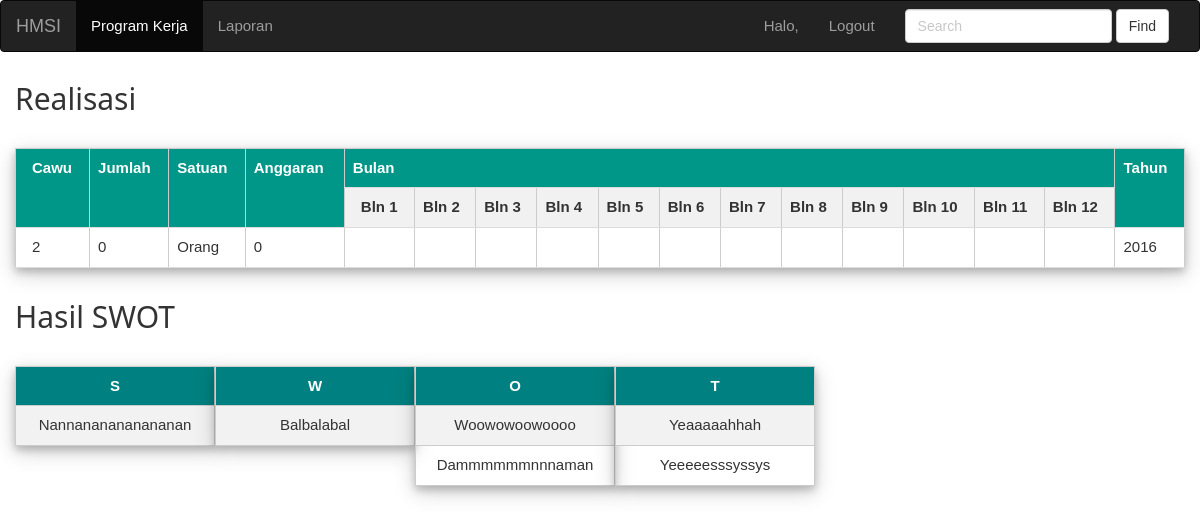
/hasil-swot-riset.php?kode_res=5, run on the app's committed database.
### tables this page shows
CREATE TABLE IF NOT EXISTS `realisasi` (
`kode_res` int(11) NOT NULL,
  `kode_prog` char(5) NOT NULL,
  `cawu` int(11) NOT NULL,
  `jumlah` int(11) NOT NULL,
  `satuan` char(10) NOT NULL,
  `anggaran` int(11) NOT NULL,
  `rel_bln1` char(1) DEFAULT NULL,
  `rel_bln2` char(1) DEFAULT NULL,
  `rel_bln3` char(1) DEFAULT NULL,
  `rel_bln4` char(1) DEFAULT NULL,
  `rel_bln5` char(1) DEFAULT NULL,
  `rel_bln6` char(1) DEFAULT NULL,
  `rel_bln7` char(1) DEFAULT NULL,
  `rel_bln8` char(1) DEFAULT NULL,
  `rel_bln9` char(1) DEFAULT NULL,
  `rel_bln10` char(1) DEFAULT NULL,
  `rel_bln11` char(1) DEFAULT NULL,
  `rel_bln12` char(1) DEFAULT NULL,
  `tahun` char(4) NOT NULL
);

CREATE TABLE IF NOT EXISTS `swot` (
`kode_swot` int(11) NOT NULL,
  `kode_res` char(5) NOT NULL,
  `ket_swot` longtext,
  `tipe_swot` char(1) NOT NULL,
  `tahun` char(4) NOT NULL
);

### hasil-swot-riset.php (the view, shortened to what this page needs)
<!DOCTYPE html>
<html>
<head>
    <link rel="stylesheet" href="css/bootstrap.min.css">
	<link rel="stylesheet" href="css/styles2.css">
	<link rel="stylesheet" href="css/W3.css">
</head>
<body>
	<nav class="navbar navbar-inverse">
	  <div class="container-fluid">
		<div class="navbar-header">
		  <a class="navbar-brand" href="index-riset.php">HMSI</a></li>
		</div>
		<div class="collapse navbar-collapse" id="bs-example-navbar-collapse-1">
		  <ul class="nav navbar-nav">
			<li class="active"><a href="index-riset.php">Program Kerja <span class="sr-only">(current)</span></a></li>
			<li class><a href="laporan.php" target="_blank">Laporan <span class="sr-only">(current)</span></a></li>
		  </ul>
		  <form class="navbar-form navbar-right" role="search">
			<div class="form-group">
			  <input type="text" class="form-control" placeholder="Search">
			</div>
			<button type="submit" class="btn btn-default">Find</button>
		  </form>
		  <ul class="nav navbar-nav navbar-right">
			<li>
				<a href="" class="dropdown-toggle" data-toggle="dropdown" role="button" aria-haspopup="true" aria-expanded="false">
					<span class="glyphicon glyphicon-user" aria-hidden="true"></span><?PHP
						if(isset($_POST['username']))
						echo "Halo, ".$_POST['username']."<br>";
						else
						echo "Halo, ".$_COOKIE['username']."<br>";
					?>
				</a>
			</li>
			<li><a href="logout.php">Logout</a></li>
		  </ul>
		</div>
	  </div>
	</nav>
	<div class="col-md-12">
	<h2>Realisasi</h2>
	<table class="w3-table-all w3-card-4" cellpadding="5" cellspacing="0" border="1">
		<tr class="w3-teal">
			<th rowspan="2">Cawu</th>
			<th rowspan="2">Jumlah</th>
			<th rowspan="2">Satuan</th>
			<th rowspan="2">Anggaran</th>
			<th colspan="12">Bulan</th>
			<th rowspan="2">Tahun</th>
		</tr>
		<tr>
				<th>Bln 1</th>
				<th>Bln 2</th>
				<th>Bln 3</th>
				<th>Bln 4</th>
				<th>Bln 5</th>
				<th>Bln 6</th>
				<th>Bln 7</th>
				<th>Bln 8</th>
				<th>Bln 9</th>
				<th>Bln 10</th>
				<th>Bln 11</th>
				<th>Bln 12</th>
		</tr>
		<?php
		$kode = $_GET['kode_res'];
		$query = mysql_query("SELECT * FROM realisasi WHERE kode_res='$kode'") or die(mysql_error());
		if(mysql_num_rows($query) == 0){
			echo '<tr><td colspan="6">Tidak ada data!</td></tr>';
		}else{
			echo "<br>";
			while($data = mysql_fetch_assoc($query)){
				echo '<tr style="height: 40px; text-align: center;">';
					echo '<td>'.$data['cawu'].'</td>';
					echo '<td>'.$data['jumlah'].'</td>';
					echo '<td>'.$data['satuan'].'</td>';
					echo '<td>'.$data['anggaran'].'</td>';
					echo '<td>'.$data['rel_bln1'].'</td>';
					echo '<td>'.$data['rel_bln2'].'</td>';
					echo '<td>'.$data['rel_bln3'].'</td>';
					echo '<td>'.$data['rel_bln4'].'</td>';
					echo '<td>'.$data['rel_bln5'].'</td>';
					echo '<td>'.$data['rel_bln6'].'</td>';
					echo '<td>'.$data['rel_bln7'].'</td>';
					echo '<td>'.$data['rel_bln8'].'</td>';
					echo '<td>'.$data['rel_bln9'].'</td>';
					echo '<td>'.$data['rel_bln10'].'</td>';
					echo '<td>'.$data['rel_bln11'].'</td>';
					echo '<td>'.$data['rel_bln12'].'</td>';
					echo '<td>'.$data['tahun'].'</td>';
				echo '</tr>';
			}
		}
		?>
	</table>
    <h2>Hasil SWOT</h2>
	<br/>
	<table>
		<tr>
			<td valign="top">
			<table class="w3-card-4" cellpadding="5" cellspacing="0" border="1" style="border-style:solid; border-color: #ccc">
				<tr style="background-color:teal; color:white">
					<th>S</th>
				</tr>
				<?php
				$kode = $_GET['kode_res'];
				$query = mysql_query("SELECT * FROM swot WHERE kode_res='$kode' AND tipe_swot='S'") or die(mysql_error());
				if(mysql_num_rows($query) == 0){
					echo '<tr><td colspan="6">-</td></tr>';
				}else{
					while($data = mysql_fetch_assoc($query)){
						echo '<tr style="height: 40px; text-align: center;">';
							echo '<td>'.$data['ket_swot'].'</td>';
						echo '</tr>';
					}
				}
				?>
			</table>
			</td>
			<td valign="top">
			<table class="w3-card-4" cellpadding="5" cellspacing="0" border="1" style="border-style:solid; border-color: #ccc">
				<tr style="background-color:teal; color:white">
					<th>W</th>
				</tr>
				<?php
				$kode = $_GET['kode_res'];
				$query = mysql_query("SELECT * FROM swot WHERE kode_res='$kode' AND tipe_swot='W'") or die(mysql_error());
				if(mysql_num_rows($query) == 0){
					echo '<tr><td colspan="6">-</td></tr>';
				}else{
					while($data = mysql_fetch_assoc($query)){
						echo '<tr style="height: 40px; text-align: center;">';
							echo '<td>'.$data['ket_swot'].'</td>';
						echo '</tr>';
					}
				}
				?>
			</table>
			</td>
			<td valign="top">
			<table class="w3-card-4" cellpadding="5" cellspacing="0" border="1" style="border-style:solid; border-color: #ccc">
				<tr style="background-color:teal; color:white">
					<th>O</th>
				</tr>
				<?php
				$kode = $_GET['kode_res'];
				$query = mysql_query("SELECT * FROM swot WHERE kode_res='$kode' AND tipe_swot='O'") or die(mysql_error());
				if(mysql_num_rows($query) == 0){
					echo '<tr><td colspan="6">-</td></tr>';
				}else{
					while($data = mysql_fetch_assoc($query)){
						echo '<tr style="height: 40px; text-align: center;">';
							echo '<td>'.$data['ket_swot'].'</td>';
						echo '</tr>';
					}
				}
				?>
			</table>
			</td>
			<td valign="top">
			<table class="w3-card-4" cellpadding="5" cellspacing="0" border="1" style="border-style:solid; border-color: #ccc">
				<tr style="background-color:teal; color:white">
					<th>T</th>
				</tr>
				<?php
				$kode = $_GET['kode_res'];
				$query = mysql_query("SELECT * FROM swot WHERE kode_res='$kode' AND tipe_swot='T'") or die(mysql_error());
				if(mysql_num_rows($query) == 0){
					echo '<tr><td colspan="6" style="text-align: center;">-</td></tr>';
				}else{
					while($data = mysql_fetch_assoc($query)){
						echo '<tr style="height: 40px; text-align: center;">';
							echo '<td>'.$data['ket_swot'].'</td>';
						echo '</tr>';
					}
				}
				?>
			</table>
			</td>
		</tr>
	</table>
	</div>
</body>
</html>

### css/styles2.css (style rules this page uses)
table { border-collapse: collapse; width: 200px; }
th { text-align: center; padding: 8px; }
tr:nth-child(even) { background-color: #f2f2f2 }

### css/W3.css (style rules this page uses)
html { box-sizing:border-box }
*,*:before,*:after { box-sizing:inherit }
html { -ms-text-size-adjust:100%;-webkit-text-size-adjust:100% }
body { margin:0 }
article,aside,details,figcaption,figure,footer,header,main,menu,nav,section,summary { display:block }
a { background-color:transparent;-webkit-text-decoration-skip:objects }
button,input,select,textarea { font:inherit;margin:0 }
button,input { overflow:visible }
button,select { text-transform:none }
button,html [type=button],[type=reset],[type=submit] { -webkit-appearance:button }
html,body { font-family:Verdana,sans-serif;font-size:15px;line-height:1.5 }
html { overflow-x:hidden }
h1,h2,h3,h4,h5,h6,.w3-slim,.w3-wide { font-family:"Segoe UI",Arial,sans-serif }
h2 { font-size:30px }
h1,h2,h3,h4,h5,h6 { font-weight:400;margin:10px 0 }
a { color:inherit }
.w3-table,.w3-table-all { border-collapse:collapse;border-spacing:0;width:100%;display:table }
.w3-table-all { border:1px solid #ccc }
.w3-bordered tr,.w3-table-all tr { border-bottom:1px solid #ddd }
.w3-table-all tr:nth-child(odd) { background-color:#fff }
.w3-table-all tr:nth-child(even) { background-color:#f1f1f1 }
.w3-table td,.w3-table th,.w3-table-all td,.w3-table-all th { padding:8px 8px;display:table-cell;text-align:left;vertical-align:top }
.w3-table th:first-child,.w3-table td:first-child,.w3-table-all th:first-child,.w3-table-all td:first-child { padding-left:16px }
.w3-card-4,.w3-hover-shadow:hover { box-shadow:0 4px 8px 0 rgba(0,0,0,0.2),0 6px 20px 0 rgba(0,0,0,0.19)!important }
.w3-teal,.w3-hover-teal:hover { color:#fff!important;background-color:#009688!important }

### data on the page
realisasi: cawu "2", jumlah "0", satuan "Orang", anggaran "0", tahun "2016"
swot: ket_swot "Nannananananananan"
swot: ket_swot "Balbalabal"
swot: ket_swot "Woowowoowoooo"
swot: ket_swot "Dammmmmmnnnaman"
swot: ket_swot "Yeaaaaahhah"
swot: ket_swot "Yeeeeesssyssys"
